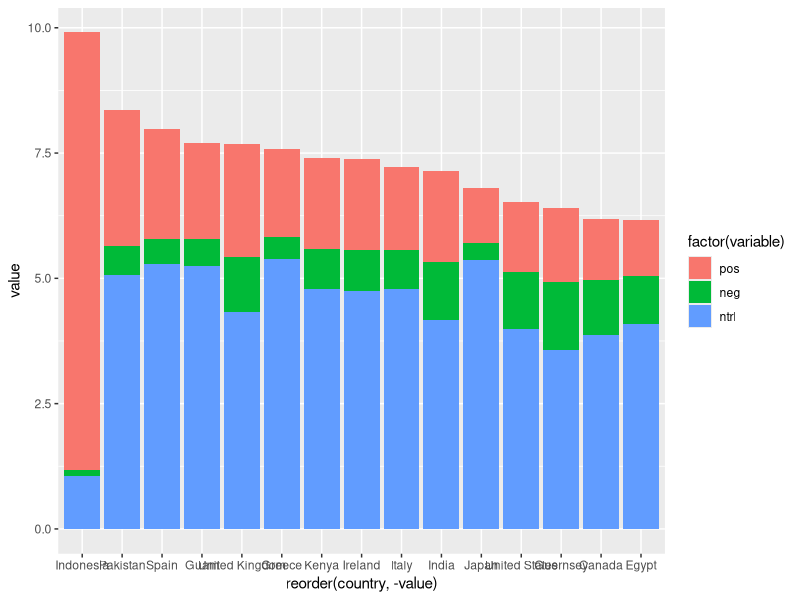
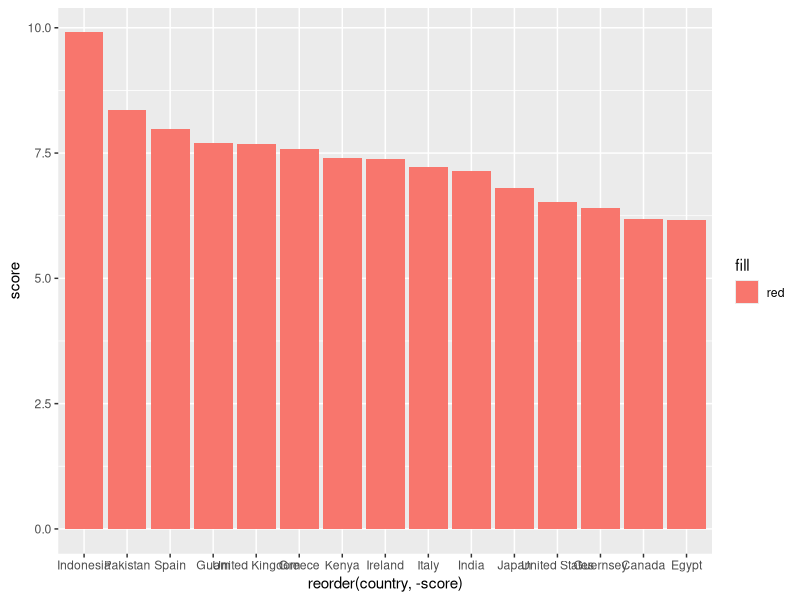
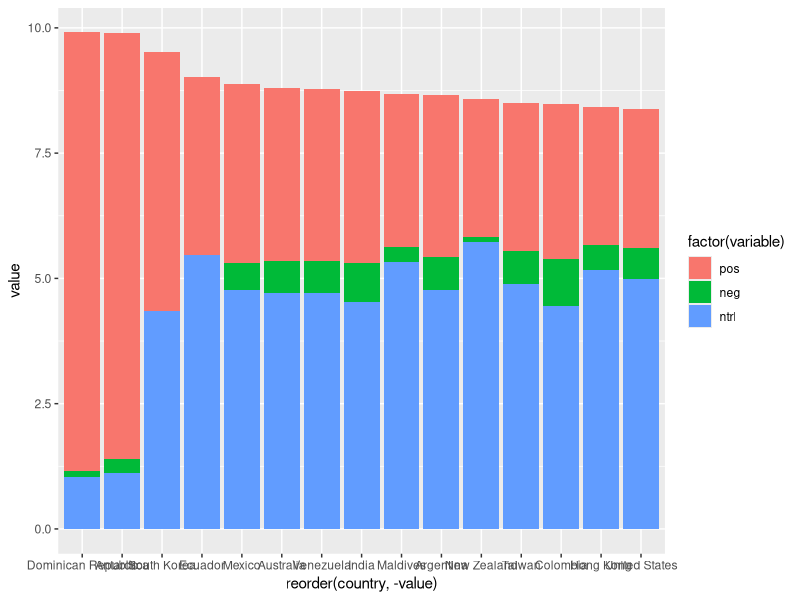
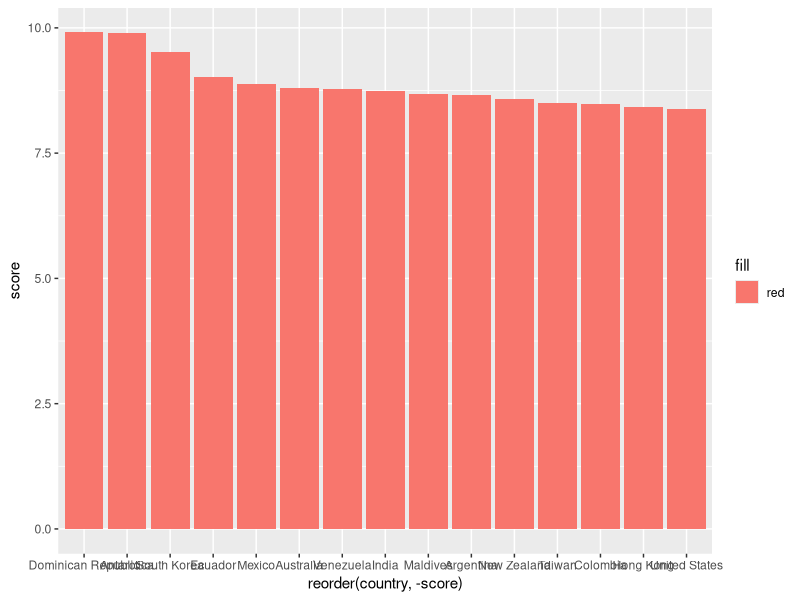
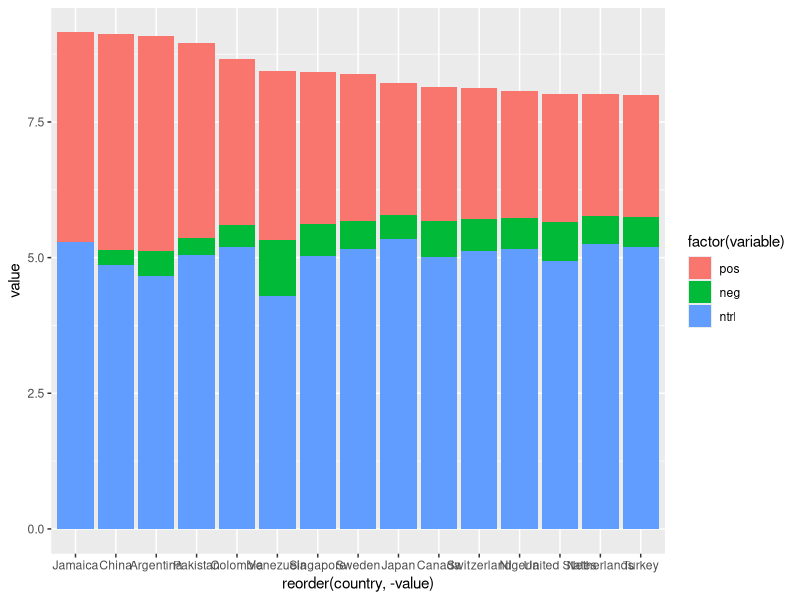
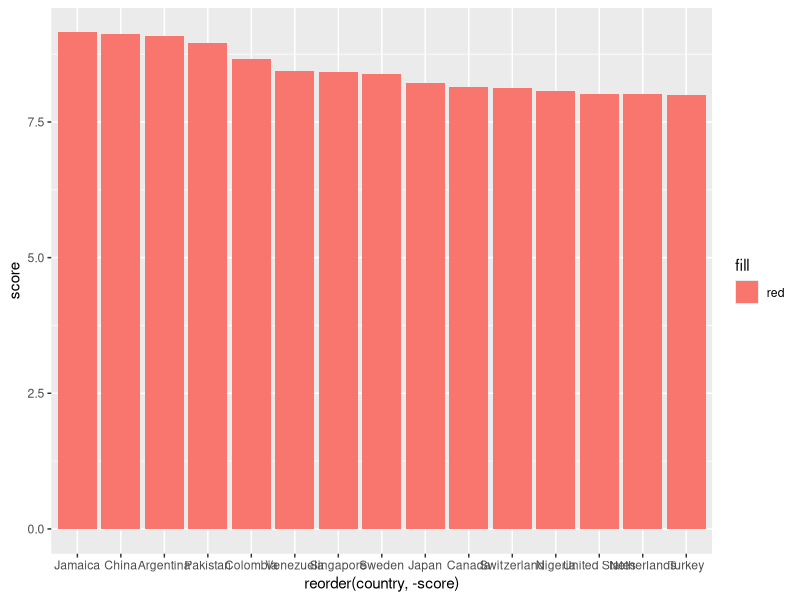
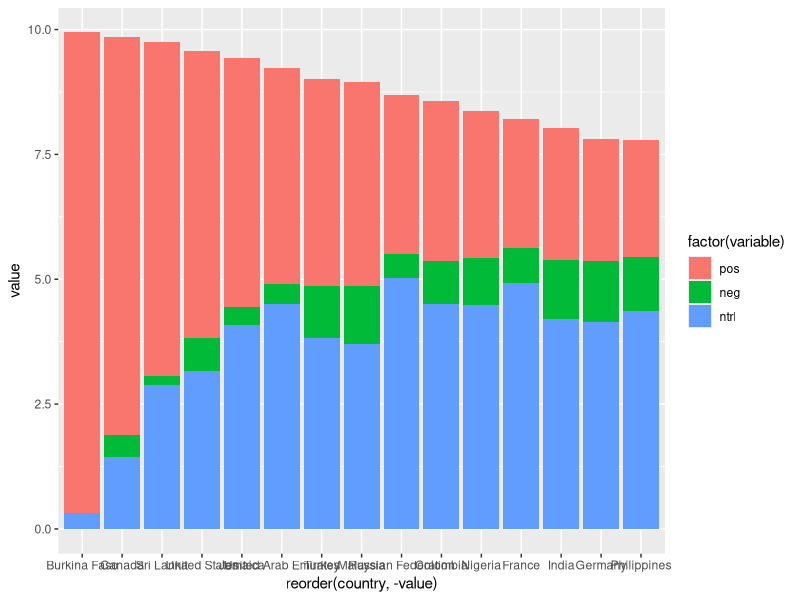
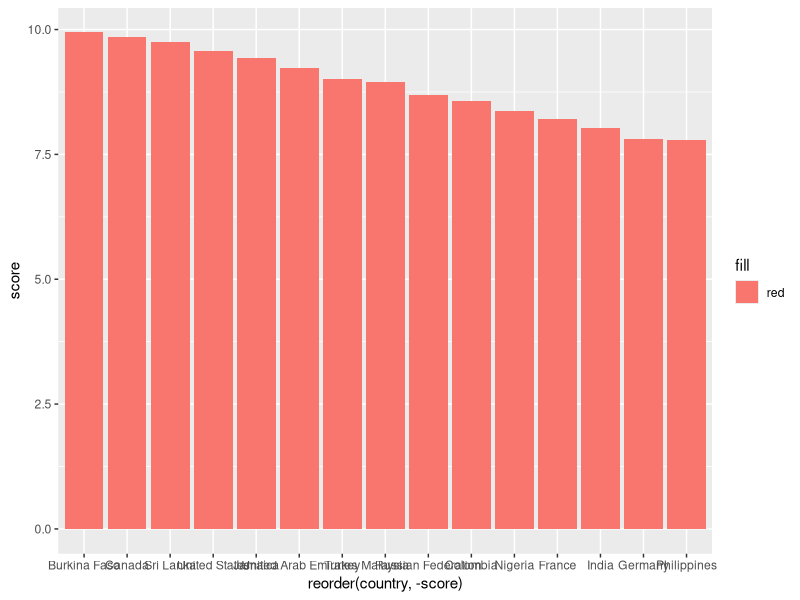

The R script that drew these images, in order:
#install dplyr from cran .. if problem persists update r-base-core to >= v3.1.0
#install ggplot2 from cran package, reshape2 will be installed with ggplot2.
library(dplyr)
library(reshape2)
library(ggplot2)

#Politic Top 15 Countries
# Statistics
pol.df <- read.csv(file="Visualization/csv/top15_politic.csv",head=TRUE,sep=",")
# Melting the data [Wide to long]
pol.df.1 <- melt(pol.df, id.vars = c("country", "score"))

# Visualization of top 15 countries with proportion of pos, neg & ntrl tweets
m1 = ggplot(data = pol.df.1) +
  geom_bar(aes(x =  reorder(country, -value), y = value, fill = factor(variable)), stat = "identity")

  print(m1)

# Visualization of top 15 countries with score value
m2 = ggplot(data = pol.df) +
  geom_bar(aes(x = reorder(country, -score), y = score, fill="red"), stat = "identity")
  
  print(m2)


# Tourism Top 15 Countries 
# Statistics
tour.df <- read.csv(file="Visualization/csv/top15_tourism.csv",head=TRUE,sep=",")
# Melting the data [Wide to long]
tour.df.1 <- melt(tour.df, id.vars = c("country", "score"))

# Visualization of top 15 countries with proportion of pos, neg & ntrl tweets
m1 = ggplot(data = tour.df.1) +
  geom_bar(aes(x =  reorder(country, -value), y = value, fill = factor(variable)), stat = "identity")

print(m1)

# Visualization of top 15 countries with score value
m2 = ggplot(data = tour.df) +
  geom_bar(aes(x = reorder(country, -score), y = score, fill="red"), stat = "identity")

print(m2)

# Economy Top 15 Countries
# Statistics
eco.df <- read.csv(file="Visualization/csv/top15_economy.csv",head=TRUE,sep=",")
# Melting the data [Wide to long]
eco.df.1 <- melt(eco.df, id.vars = c("country", "score"))
# Visualization of top 15 countries with proportion of pos, neg & ntrl tweets
m1 = ggplot(data = eco.df.1) +
  geom_bar(aes(x =  reorder(country, -value), y = value, fill = factor(variable)), stat = "identity")

  print(m1)
# Visualization of top 15 countries with score value
m2 = ggplot(data = eco.df) +
  geom_bar(aes(x = reorder(country, -score), y = score, fill="red"), stat = "identity")

  print(m2)

# Religion Top 15 Countries
# Statistics
rel.df <- read.csv(file="Visualization/csv/top15_religion.csv",head=TRUE,sep=",")
# Melting the data [Wide to long]
rel.df.1 <- melt(rel.df, id.vars = c("country", "score"))
# Visualization of top 15 countries with proportion of pos, neg & ntrl tweets
m1 = ggplot(data = rel.df.1) +
  geom_bar(aes(x =  reorder(country, -value), y = value, fill = factor(variable)), stat = "identity")

  print(m1)
# Visualization of top 15 countries with score value
m2 = ggplot(data = rel.df) +
  geom_bar(aes(x = reorder(country, -score), y = score, fill="red"), stat = "identity")

  print(m2)
